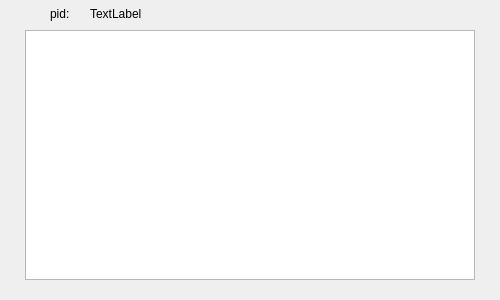
<?xml version="1.0" encoding="UTF-8"?>
<ui version="4.0">
 <class>process3</class>
 <widget class="QWidget" name="process3">
  <property name="geometry">
   <rect>
    <x>0</x>
    <y>0</y>
    <width>500</width>
    <height>300</height>
   </rect>
  </property>
  <property name="windowTitle">
   <string>Form</string>
  </property>
  <widget class="QLabel" name="label">
   <property name="geometry">
    <rect>
     <x>50</x>
     <y>5</y>
     <width>67</width>
     <height>17</height>
    </rect>
   </property>
   <property name="text">
    <string>pid:</string>
   </property>
  </widget>
  <widget class="QLabel" name="pid">
   <property name="geometry">
    <rect>
     <x>90</x>
     <y>5</y>
     <width>67</width>
     <height>17</height>
    </rect>
   </property>
   <property name="text">
    <string>TextLabel</string>
   </property>
  </widget>
  <widget class="QTextBrowser" name="textBrowser">
   <property name="geometry">
    <rect>
     <x>25</x>
     <y>30</y>
     <width>450</width>
     <height>250</height>
    </rect>
   </property>
  </widget>
 </widget>
 <resources/>
 <connections/>
</ui>
